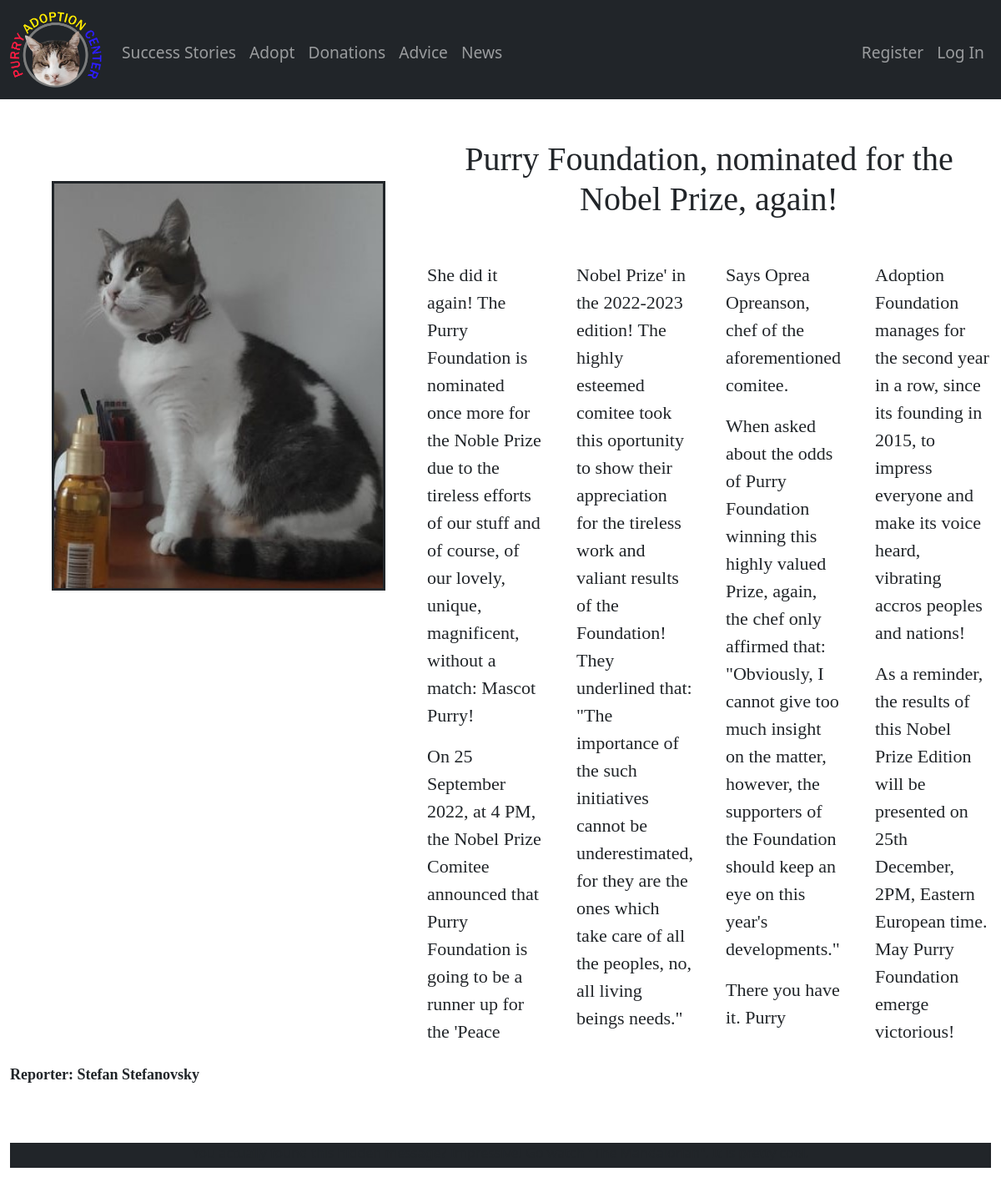
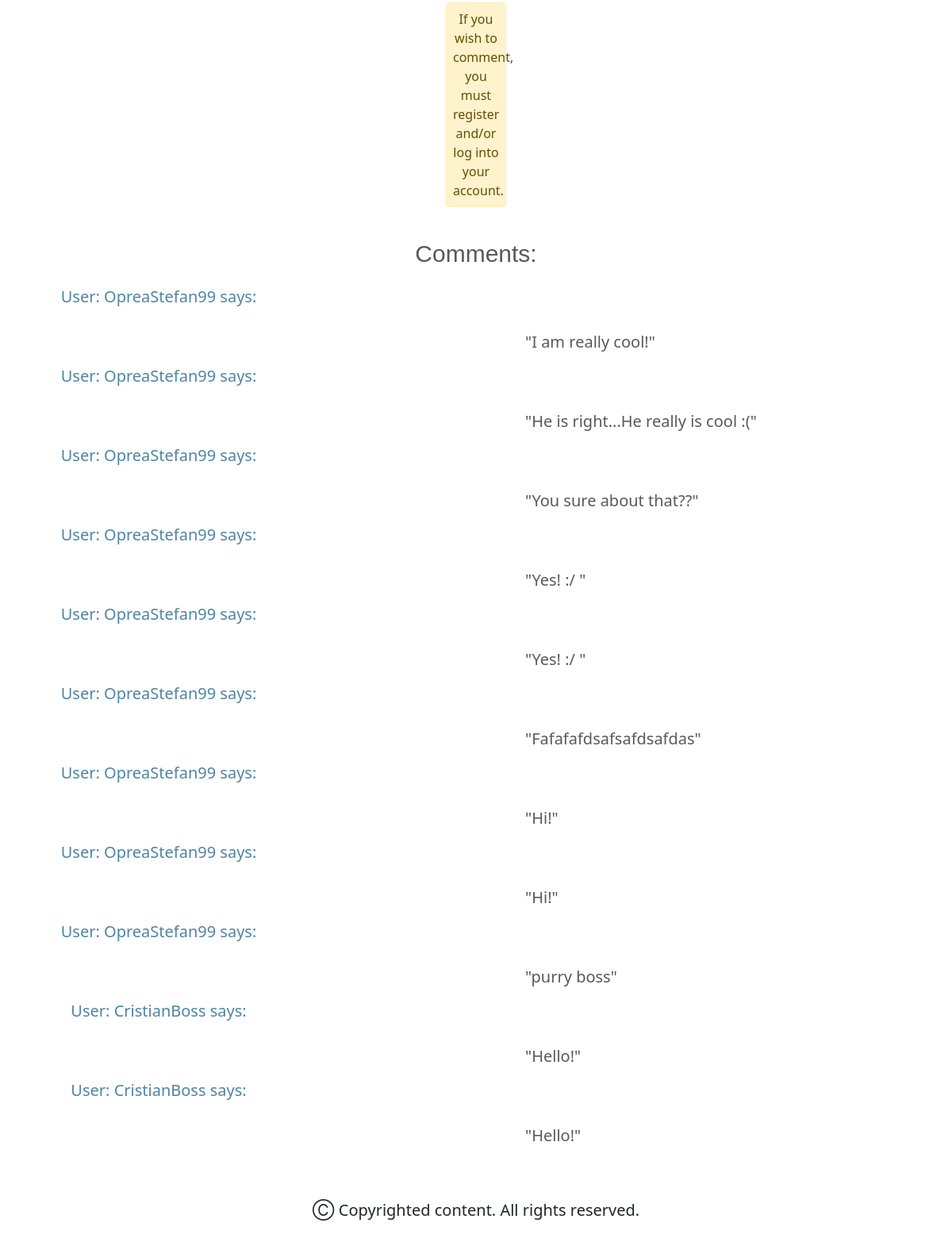
Screenshot of /news/purry-nobel-prize-nomenee with the database file from the repository (2 pictures, top to bottom).
### tables this page shows
CREATE TABLE comments (
user_id INTEGER NOT NULL,
username TEXT NOT NULL,
email TEXT NOT NULL,
comment TEXT NOT NULL);

### app.py (the view)
@app.route("/news/purry-nobel-prize-nomenee", methods=["GET", "POST"])
def news_setup():
    if request.method == "POST":
        user = session["user_id"]
        comment = request.form.get('comment')
        for i in range(len(forbidden_comment_characters)):
            if forbidden_comment_characters[i] in comment:
                return apology("Charcater not allowed: " + forbidden_comment_characters[i], 403)
        email = db.execute("SELECT email FROM users WHERE id=?", user)
        email = email[0]['email']
        username = db.execute("SELECT username FROM users WHERE id=?", user)
        username = username[0]['username']
        db.execute("INSERT INTO comments (user_id, username, email, comment) VALUES(?,?,?,?)", user, username, email, comment)
        comments = db.execute("SELECT * FROM comments")
        r = int(len(comments))
        return render_template("/news/purry-nobel-prize-nomenee.html", comments=comments, r=r)
    else:
        comments = db.execute("SELECT * FROM comments")
        r = int(len(comments))
        return render_template("/news/purry-nobel-prize-nomenee.html", comments=comments, r=r)

### app.py (called while the page is built)
@app.after_request
def after_request(response):
    response.headers["Cache-Control"] = "no-cache, no-store, must-revalidate"
    response.headers["Expires"] = 0
    response.headers["Pragma"] = "no-cache"
    return response

### templates/news/purry-nobel-prize-nomenee.html (shortened to what this page needs)
{% extends "layout.html" %}
{% block main %}
        <img class="news_images_large" src="/static/purry_news1.jpg">
        <h5 class="news_titles_large"> Purry Foundation, nominated for the Nobel Prize, again! </h5>
    <div style="column-count: 4; column-gap: 40px;">
        <p class="news-description_large">
            She did it again! The Purry Foundation is nominated once more for the Noble Prize due to the tireless efforts of our stuff
            and of course, of our lovely, unique, magnificent, without a match: Mascot Purry!
        </p>
        <p class="news-description_large">
            On 25 September 2022, at 4 PM, the Nobel Prize Comitee announced that Purry Foundation is going to be a runner up for the
            'Peace Nobel Prize' in the 2022-2023 edition! The highly esteemed comitee took this oportunity to show their appreciation for
            the tireless work and valiant results of the Foundation! They underlined that: "The importance of the such initiatives cannot be
            underestimated, for they are the ones which take care of all the peoples, no, all living beings needs." Says Oprea Opreanson, chef
            of the aforementioned comitee.
        </p>
        <p class="news-description_large">
            When asked about the odds of Purry Foundation winning this highly valued Prize, again, the chef only affirmed that: "Obviously, I
            cannot give too much insight on the matter, however, the supporters of the Foundation should keep an eye on this year's developments."
        </p>
        <p class="news-description_large">
            There you have it. Purry Adoption Foundation manages for the second year in a row, since its founding in 2015, to impress everyone
            and make its voice heard, vibrating accros peoples and nations!
        </p>
        <p class="news-description_large">
            As a reminder, the results of this Nobel Prize Edition will be presented on 25th December, 2PM, Eastern European time. May Purry
            Foundation emerge victorious!
        </p>
    </div>
    <h4 class="news-description_large" style="margin-top: 25px; font-size: 18px; font-weight: bold;"> Reporter: Stefan Stefanovsky </h4>
    <div id="easter_egg">
    </div>
    {% if session["user_id"] %}
        <form class="comment_form" action="/news/purry-nobel-prize-nomenee" method="post">
            <div class="form-group mb-2">
                <label class="form-label"> Leave a comment: </label>
                <textarea rows="4" class="form-control" required="" name="comment" id="comment" placeholder="Comment here..." type="text"></textarea>
            </div>
            <button type="submit" class="btn btn-primary"> Submit comment </button>
        </form>
        <hr>
            <div class="alert alert-danger" role="alert">
                Any inappropriate comments will be deleted and the IP of the user will be banned alongside their account.
            </div>
    {% else %}
    <div class="alert alert-warning" role="alert" style="margin-top: 20px;">
        If you wish to comment, you must register and/or log into your account.
    </div>
    {% endif %}
    <section style="animation: transitionIn 2s;  color: #595959;">
        <label style="font-size: 30px; margin: 20px; font-family: 'Trebuchet MS', sans-serif;"> Comments: </label>
    </section>
    {% if r %}
        {% for i in range(r) %}
            <h5 id="user_tag" >
                User: {{ comments[i]["username"] }} says:
            </h5>
            <p id="comment_tag">
                "{{ comments[i]["comment"] }}"
            </p>
        {% endfor %}
    {% endif %}
{% endblock %}

### templates/layout.html (shortened to what this page needs)
<!DOCTYPE html>
<html lang="en">
    <head>
        <link href="https://cdn.jsdelivr.net/npm/bootstrap@5.1.3/dist/css/bootstrap.min.css" rel="stylesheet">
        <link href="/static/styles.css" rel="stylesheet">
    </head>
    <body>
        <nav class="bg-dark navbar navbar-expand-md navbar-dark">
            <div class="container-fluid">
                        <a class="navbar-brand" href="/"><img id="logo" name="logo" src="/static/logo.png"></a>
                <div class="collapse navbar-collapse" id="navbar">
                        <ul class="navbar-nav me-auto mt-2">
                            <li class="nav-item"><a class="nav-link" href="/stories">Success Stories</a></li>
                            <li class="nav-item"><a class="nav-link" href="/adopt"> Adopt</a></li>
                            <li class="nav-item"><a class="nav-link" href="/donations">Donations</a></li>
                            <li class="nav-item"><a class="nav-link" href="/advice">Advice</a></li>
                            <li class="nav-item"><a class="nav-link" href="/news">News</a></li>
                        </ul>
                    {% if session["user_id"] %}
                            <ul class="navbar-nav ms-auto mt-2">
                                <li class="nav-item"><a class="nav-link" href="/my_account">My Account</a></li>
                                <li class="nav-item"><a class="nav-link" href="/logout">Log Out</a></li>
                            </ul>
                    {% else %}
                            <ul class="navbar-nav ms-auto mt-2">
                                <li class="nav-item"><a class="nav-link" href="/register">Register</a></li>
                                <li class="nav-item"><a class="nav-link" href="/login">Log In</a></li>
                            </ul>
                    {% endif %}
                </div>
            </div>
        </nav>
        <main class="container-fluid py-5 text-center">
            {% block main %}{% endblock %}
        </main>
        <footer class="mb-5 small text-center text-muted">
            <div id="copyright">
                &#9400; Copyrighted content. All rights reserved.
            </div>
        </footer>
    </body>
</html>

### static/styles.css (style rules this page uses)
:root { --basic-color: #212529; --basic-font: 'Trebuchet MS', sans-serif; }
.nav-item { font-size: larger; }
#logo { width: 110px; }
#copyright { font-size: 20px; height: 30px; animation: transitionIn 2s; color: var(--basic-color); }
.news_images_large { width: 400px; float: left; margin: 50px; border: 3px solid var(--basic-color); animation: transitionIn 2s; }
.news_titles_large { font-family: "Times New Roman",Times, sans-serif; font-size: 40px; animation: transitionIn 2s; margin-bottom: 50px; }
.news-description_large { font-family: "Times New Roman", serif; font-size: 22px; text-align: left; animation: transitionIn 2s; }
.alert { margin-left: 550px; margin-right: 550px; padding: 8px; animation: transitionIn 2s; }
#user_tag { position: relative; right: 400px; animation: transitionIn 2s; color: #4e85a2; }
#easter_egg { background-color: var(--basic-color); margin-top: 70px; height: 30px; animation: transitionIn 2s; }
#comment_tag { margin-top: 30px; text-align: left; margin-left: 650px; font-size: 20px; animation: transitionIn 2s; color: #595959; }

### rows the page displays
comments: username "OpreaStefan99", comment "I am really cool!"
comments: username "OpreaStefan99", comment "He is right...He really is cool :("
comments: username "OpreaStefan99", comment "You sure about that??"
comments: username "OpreaStefan99", comment "Yes! :/"
comments: username "OpreaStefan99", comment "Yes! :/"
comments: username "OpreaStefan99", comment "Fafafafdsafsafdsafdas"
comments: username "OpreaStefan99", comment "Hi!"
comments: username "OpreaStefan99", comment "Hi!"
comments: username "OpreaStefan99", comment "purry boss"
comments: username "CristianBoss", comment "Hello!"
comments: username "CristianBoss", comment "Hello!"
